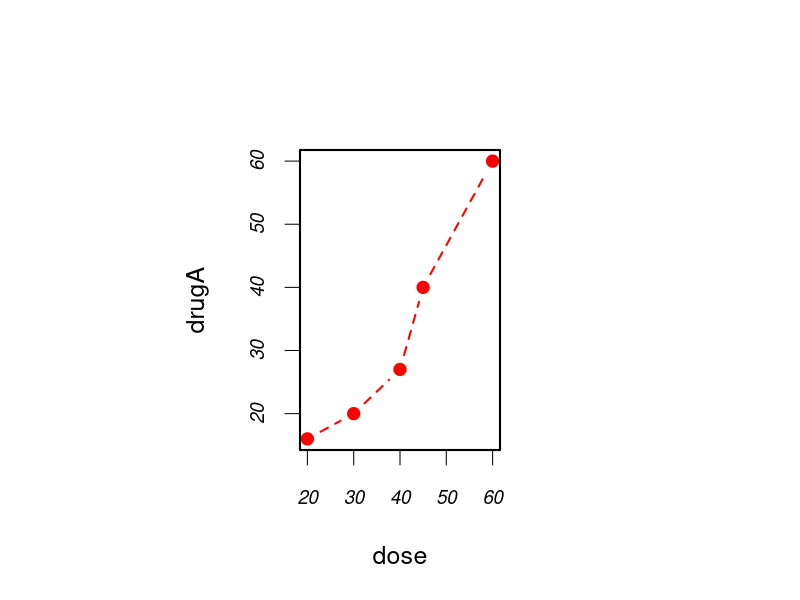
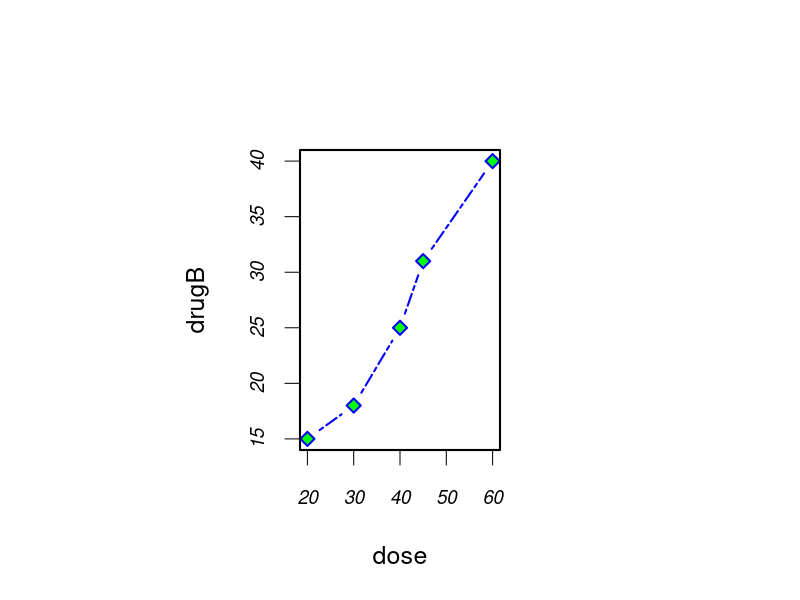

The R source for these figures, in order:
# A masterful comment
dose <- c(20, 30, 40, 45, 60)
drugA<- c(16, 20, 27, 40, 60)
drugB<- c(15, 18, 25, 31, 40)

opar <- par(no.readonly=TRUE)
par(pin=c(2,3))
par(lwd=2, cex=1.5)
par(cex.axis=.75, font.axis=3)
plot(dose, drugA, type="b", pch=19, lty=2, col="red")
plot(dose, drugB, type="b", pch=23, lty=6, col="blue", bg="green")

par(opar)

# End of file